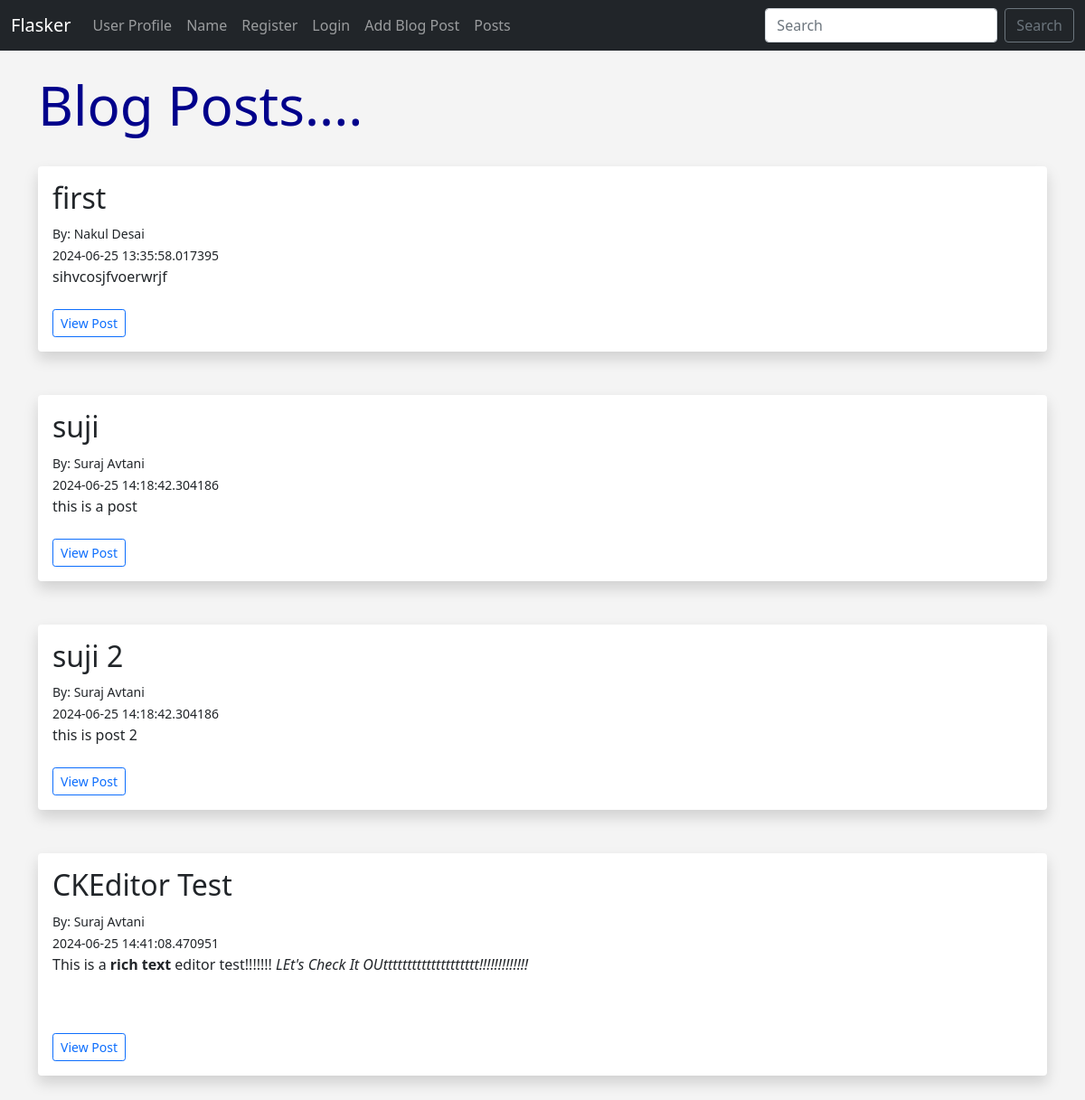
The page /posts on the database its author committed.
### app.py (models this page shows, shortened)
class Posts(db.Model):
	id = db.Column(db.Integer, primary_key=True)
	title = db.Column(db.String(255), nullable=False)
	content = db.Column(db.Text, nullable=False)
	date_posted = db.Column(db.DateTime, default=datetime.now())
	slug = db.Column(db.String(255), nullable=False)
	poster_id = db.Column(db.Integer, db.ForeignKey('users.id'))

class Users(db.Model,UserMixin):
	id = db.Column(db.Integer, primary_key=True)
	username = db.Column(db.String(20), nullable=False, unique=True)
	name = db.Column(db.String(200), nullable=False)
	email = db.Column(db.String(120), nullable=False, unique=True)
	field = db.Column(db.String(120))
	about_author = db.Column(db.Text(500), nullable=True)
	date_added = db.Column(db.DateTime, default=datetime.now)
	profile_pic = db.Column(db.String, nullable=True)
	password_hash = db.Column(db.String(200))
	posts = db.relationship('Posts', backref='poster')
	@property
	def password(self):
		raise AttributeError('password is not a readable attribute!')

### app.py (the view)
@app.route('/posts')
def posts():
	posts = Posts.query.order_by(Posts.date_posted)
	return render_template('posts.html', posts=posts)

### webforms.py
class SearchForm(FlaskForm):
	searched = StringField('Searched', validators=[DataRequired()])
	submit = SubmitField('Search')

### app.py (called while the page is built)
@app.context_processor
def base():
	form = SearchForm()
	return dict(form=form)

### templates/posts.html (shortened to what this page needs)
{% extends 'base.html' %}
{% block content %}
    <h1>Blog Posts....</h1>
    <br/>
    {% for post in posts %}
    <div class="shadow p-3 mb-5 bg-body rounded">
        <h2>{{ post.title }}</h2>
        <small>By: {{ post.poster.name }} <br>
        {{ post.date_posted }}</small> <br>
        {{ post.content|safe }} <br><br>
        <a href="{{ url_for('post', id=post.id) }}" class="btn btn-outline-primary btn-sm">View Post</a>
    </div>
    {% endfor %}
{% endblock content %}

### static/css/style.css (style rules this page uses)
h1 { color: darkblue; font-size: 60px; }
body { background: #f4f4f4; }

### rows shown on the page
Posts: title "first", poster.name "Nakul Desai", date_posted "2024-06-25 13:35:58.017395", content "sihvcosjfvoerwrjf"
Posts: title "suji", poster.name "Suraj Avtani", date_posted "2024-06-25 14:18:42.304186", content "this is a post"
Posts: title "suji 2", poster.name "Suraj Avtani", date_posted "2024-06-25 14:18:42.304186", content "this is post 2"
Posts: title "CKEditor Test", poster.name "Suraj Avtani", date_posted "2024-06-25 14:41:08.470951", content "This is a rich text editor test!!!!!!! LEt's Check It OUtttttttttttttttttttt!!!!!!!!!!!!!"
